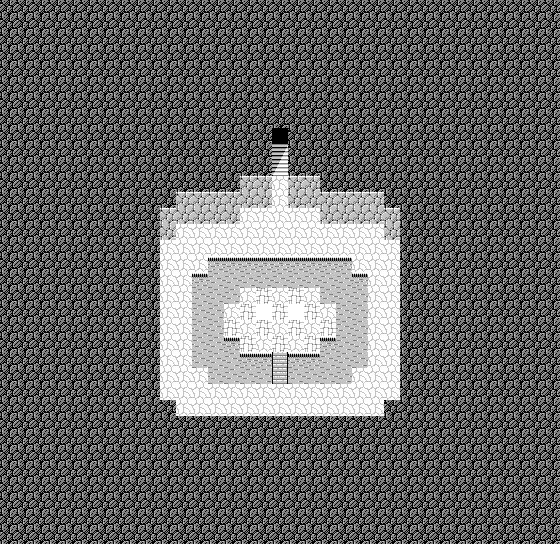

A level layout from a 2D game, rendered from its tile map. Below: a short description, then the map file with tile-grid data replaced by summaries:
An orthogonal 35x34 tile map with 16x16 px tiles, 2 tile layers (Tile Layer 1, Tile Layer 2), 2 tilesets and 4 objects (2x Character, Target, Event).

<map version="1.0" orientation="orthogonal" renderorder="right-down" width="35" height="34" tilewidth="16" tileheight="16" nextobjectid="85">
 <properties>
  <property name="bgm" value="elemental_dungeons" />
  <property name="encounter" value="encounterset_level12_danger01" />
  <property name="name" value="Dragon Dungeon" />
 </properties>
 <tileset firstgid="1" source="../tilesets/lower.tsx" />
 <tileset firstgid="176" source="../tilesets/upper.tsx" />
 <layer name="Tile Layer 1" width="35" height="34">
  <properties>
   <property name="z" value="0" />
  </properties>
  <data>[1190 cells, 1190 non-empty, 11 distinct tile ids]</data>
 </layer>
 <layer name="Tile Layer 2" width="35" height="34">
  <properties>
   <property name="z" value=".5" />
  </properties>
  <data>[1190 cells, 2 non-empty, 1 distinct tile ids]</data>
 </layer>
 <objectgroup name="Object Layer 1">
  <object id="72" name="stairs" type="Target" x="272" y="144" width="16" height="16" />
  <object id="73" name="tele" type="Event" x="272" y="128" width="16" height="16">
   <properties>
    <property name="onCollide" value="targetTele('world5/earth01.tmx', 'stairs')" />
   </properties>
  </object>
  <object id="83" name="fenrir" type="Character" x="256" y="304" width="16" height="16">
   <properties>
    <property name="appearance" value="anim_fenrir" />
    <property name="face" value="SOUTH" />
    <property name="hide" value="return getSwitch('dragons_dead')" />
    <property name="onInteract" value="play('world5/dragons.lua')" />
   </properties>
  </object>
  <object id="84" name="jorgandr" type="Character" x="288" y="304" width="16" height="16">
   <properties>
    <property name="appearance" value="anim_jorgandr" />
    <property name="face" value="SOUTH" />
    <property name="hide" value="return getSwitch('dragons_dead')" />
    <property name="onInteract" value="play('world5/dragons.lua')" />
   </properties>
  </object>
 </objectgroup>
</map>
